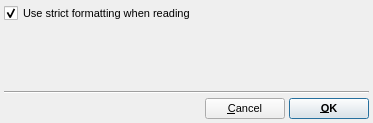
<?xml version="1.0" encoding="UTF-8"?>
<ui version="4.0">
 <class>PDBImportOptionsDialog</class>
 <widget class="QDialog" name="PDBImportOptionsDialog">
  <property name="geometry">
   <rect>
    <x>0</x>
    <y>0</y>
    <width>373</width>
    <height>123</height>
   </rect>
  </property>
  <property name="font">
   <font>
    <pointsize>8</pointsize>
   </font>
  </property>
  <property name="windowTitle">
   <string>PDB Import Options</string>
  </property>
  <layout class="QVBoxLayout" name="verticalLayout">
   <property name="spacing">
    <number>4</number>
   </property>
   <property name="leftMargin">
    <number>4</number>
   </property>
   <property name="topMargin">
    <number>4</number>
   </property>
   <property name="rightMargin">
    <number>4</number>
   </property>
   <property name="bottomMargin">
    <number>4</number>
   </property>
   <item>
    <widget class="QCheckBox" name="StrictFormatCheck">
     <property name="toolTip">
      <string>Use the accepted formatting strings when reading data, as opposed to doing simplified delimited parsing</string>
     </property>
     <property name="text">
      <string>Use strict formatting when reading</string>
     </property>
     <property name="checked">
      <bool>true</bool>
     </property>
    </widget>
   </item>
   <item>
    <spacer name="verticalSpacer">
     <property name="orientation">
      <enum>Qt::Vertical</enum>
     </property>
     <property name="sizeHint" stdset="0">
      <size>
       <width>362</width>
       <height>48</height>
      </size>
     </property>
    </spacer>
   </item>
   <item>
    <widget class="Line" name="line">
     <property name="orientation">
      <enum>Qt::Horizontal</enum>
     </property>
    </widget>
   </item>
   <item>
    <layout class="QHBoxLayout" name="horizontalLayout">
     <item>
      <spacer name="horizontalSpacer">
       <property name="orientation">
        <enum>Qt::Horizontal</enum>
       </property>
       <property name="sizeHint" stdset="0">
        <size>
         <width>40</width>
         <height>20</height>
        </size>
       </property>
      </spacer>
     </item>
     <item>
      <widget class="QPushButton" name="CancelButton">
       <property name="text">
        <string>&amp;Cancel</string>
       </property>
       <property name="autoDefault">
        <bool>false</bool>
       </property>
       <property name="default">
        <bool>true</bool>
       </property>
      </widget>
     </item>
     <item>
      <widget class="QPushButton" name="OKButton">
       <property name="font">
        <font>
         <weight>75</weight>
         <bold>true</bold>
        </font>
       </property>
       <property name="text">
        <string>&amp;OK</string>
       </property>
       <property name="autoDefault">
        <bool>false</bool>
       </property>
       <property name="default">
        <bool>true</bool>
       </property>
      </widget>
     </item>
    </layout>
   </item>
  </layout>
 </widget>
 <resources/>
 <connections/>
</ui>
